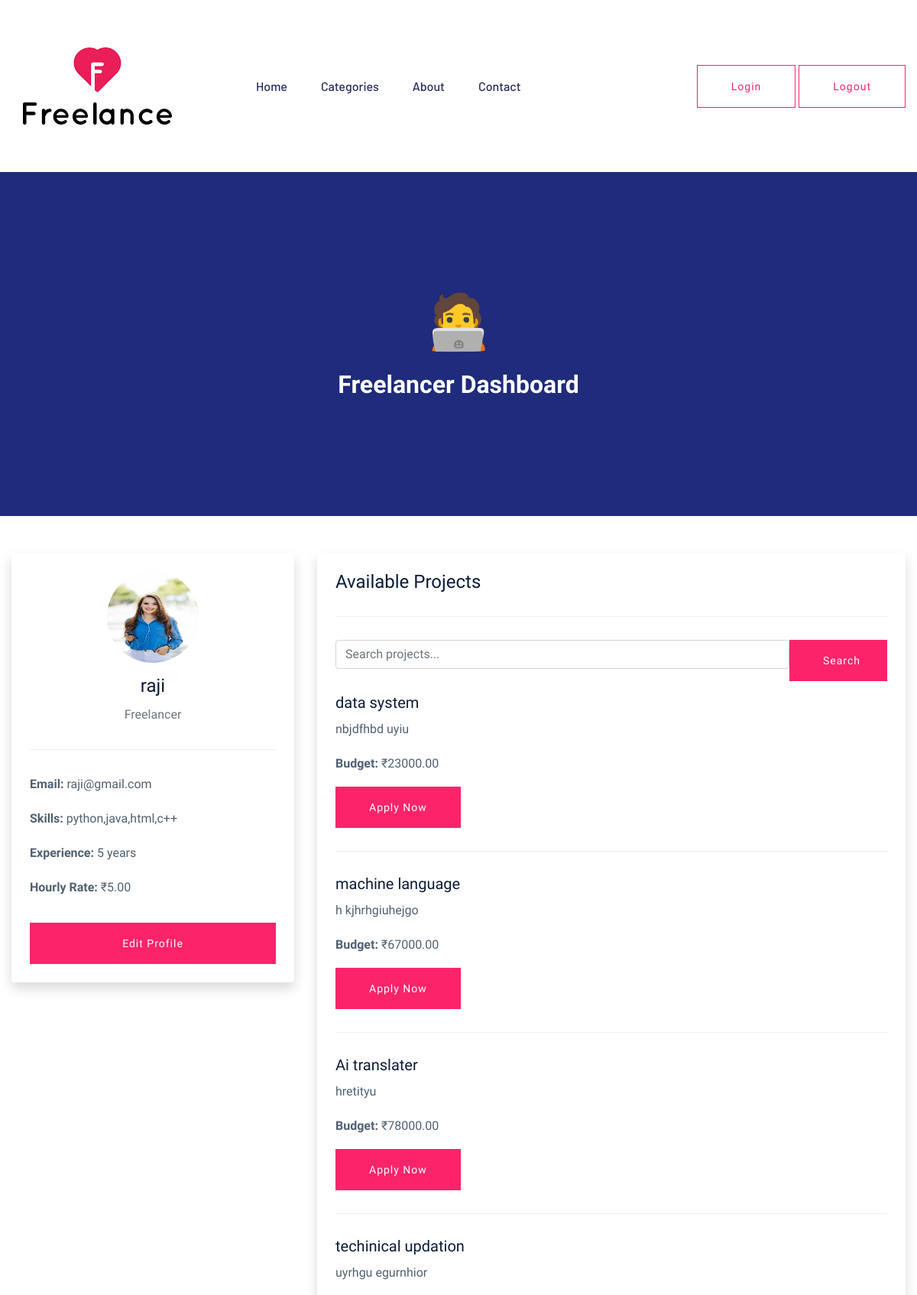
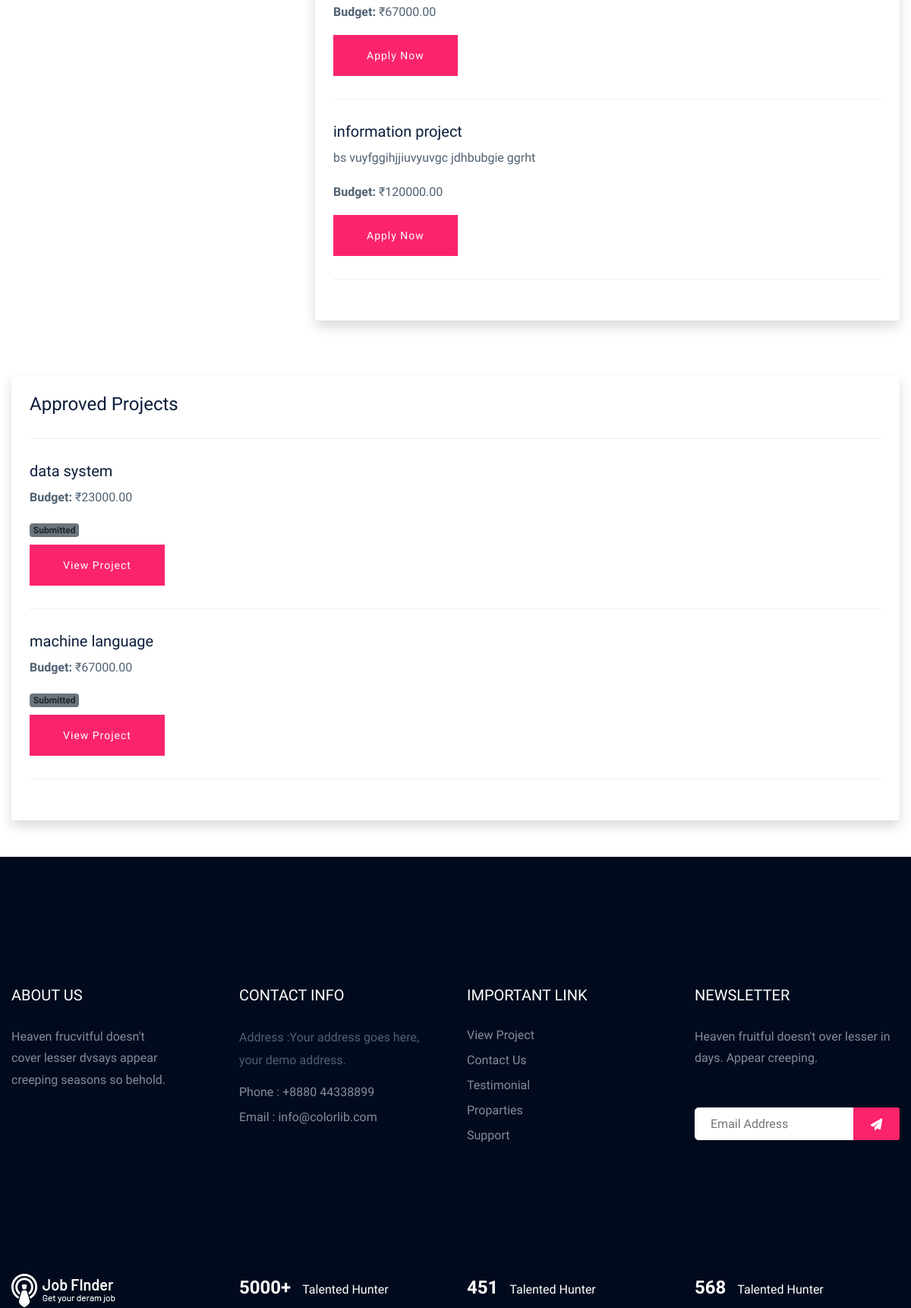
/dashboard/freelancer/dashboard/ (signed in, upper part), run on the app's committed database (2 pictures, top to bottom).
### accounts/models.py (models this page shows, shortened)
class FreelancerProfile(models.Model):
    user = models.OneToOneField(User, on_delete=models.CASCADE)
    profile_image = models.ImageField(upload_to='profiles/', blank=True, null=True)
    skills = models.TextField(null=True,blank=True)
    experience = models.IntegerField(null=True,blank=True)
    hourly_rate = models.DecimalField(max_digits=10, decimal_places=2,null=True,blank=True)

class User(AbstractUser):
    USER_TYPES = (
        ('admin', 'Admin'),
        ('client', 'Client'),
        ('freelancer', 'Freelancer'),
    )
    user_type = models.CharField(max_length=20, choices=USER_TYPES)
    is_approved = models.BooleanField(default=False)

### pages/models.py (models this page shows, shortened)
class Project(models.Model):
    client = models.ForeignKey('accounts.User', on_delete=models.CASCADE)
    category = models.ForeignKey(
        'Category',
        on_delete=models.CASCADE,
        related_name='projects',
        null=True,
        blank=True
    )
    title = models.CharField(max_length=255)
    description = models.TextField()
    budget = models.DecimalField(max_digits=10, decimal_places=2, null=True)
    deadline = models.DateField(null=True)
    created_at = models.DateTimeField(auto_now_add=True, null=True)
    status = models.CharField(
        max_length=20,
        choices=[
            ("Open", "Open"),
            ("Assigned", "Assigned"),
            ("Completed", "Completed"),
        ],
        default="Open"
    )
    assigned_freelancer = models.ForeignKey(
        'accounts.User',
        on_delete=models.SET_NULL,
        null=True,
        blank=True,
        related_name="assigned_projects"
    )
    is_paid = models.BooleanField(default=False)
    attachment = models.FileField(upload_to="project_files/", blank=True, null=True)

### dashboard/views.py (the view)
# urls.py: path("freelancer/dashboard/", views.freelancer_dashboard, name="freelancer_dashboard"),
@login_required
def freelancer_dashboard(request):
    if request.user.user_type != "freelancer":
        messages.error(request, "You do not have permission to access this page.")
        return redirect("home")
    profile, created = FreelancerProfile.objects.get_or_create(
        user=request.user
    )
    search_query = request.GET.get('search', '')
    available_projects = Project.objects.filter(status="Open")
    if search_query:
        available_projects = available_projects.filter(
            Q(title__icontains=search_query) |
            Q(description__icontains=search_query)
        )
    approved_proposals = Proposal.objects.filter(
        freelancer=request.user,
        status="approved"
    ).select_related("project")
    approved_projects = []
    for p in approved_proposals:
        has_submitted = ProjectSubmission.objects.filter(
            project=p.project,
            freelancer=request.user
        ).exists()
        approved_projects.append({
            "project": p.project,
            "has_submitted": has_submitted
        })
    return render(request, "dashboard/freelancer_dashboard.html", {
        "freelancer": profile,
        "available_projects": available_projects,
        "approved_projects": approved_projects,
    })

### templates/dashboard/freelancer_dashboard.html
{% extends "base.html" %}
{% load static %}
{% block content %}
<div class="slider-area">
    <div class="single-slider slider-height2 d-flex align-items-center"
         style="background:#1f2b7b; padding:70px 0;">
        <div class="container text-center">
            <div style="font-size:70px;">🧑‍💻</div>
            <h1 style="font-size:32px; font-weight:700; margin-top:10px; color:white;">
                Freelancer Dashboard
            </h1>
        </div>
    </div>
</div>
<div class="container py-5">
    <div class="row">
        <div class="col-lg-4 mb-4">
            <div class="p-4 shadow bg-white rounded">
                <div class="text-center mb-3">
                    {% if freelancer.profile_image %}
                        <img src="{{ freelancer.profile_image.url }}"
                             class="rounded-circle" width="120" height="120">
                    {% else %}
                        <img src="{% static 'assets/img/default-avatar.png' %}"
                             class="rounded-circle" width="120" height="120">
                    {% endif %}
                    <h4 class="mt-3">{{ user.username }}</h4>
                    <p class="text-muted">Freelancer</p>
                </div>
                <hr>
                <p><strong>Email:</strong> {{ user.email }}</p>
                <p><strong>Skills:</strong> {{ freelancer.skills }}</p>
                <p><strong>Experience:</strong> {{ freelancer.experience }} years</p>
                <p><strong>Hourly Rate:</strong> ₹{{ freelancer.hourly_rate }}</p>
                <a href="{% url 'edit_profile' %}" class="btn btn-primary w-100 mt-3">
                    Edit Profile
                </a>
            </div>
        </div>
        <div class="col-lg-8">
            <div class="p-4 shadow bg-white rounded mb-4">
                <h4>Available Projects</h4>
                <hr>
                <form method="GET" class="mb-3 d-flex gap-2">
                    <input type="text" name="search" class="form-control"
                           placeholder="Search projects..."
                           value="{{ request.GET.search }}">
                    <button type="submit" class="btn btn-primary">Search</button>
                </form>
                {% for project in available_projects %}
                    <div class="mb-3">
                        <h5>{{ project.title }}</h5>
                        <p>{{ project.description|slice:":120" }}{% if project.description|length > 120 %}...{% endif %}</p>
                        <p><strong>Budget:</strong> ₹{{ project.budget }}</p>
                        <a href="{% url 'apply_project' project.id %}"
                           class="btn btn-sm btn-primary">
                            Apply Now
                        </a>
                    </div>
                    <hr>
                {% empty %}
                    <p class="text-muted">No projects available now.</p>
                {% endfor %}
            </div>
        </div>
    </div>
</div>
<div class="container mb-5">
    <div class="p-4 shadow bg-white rounded">
        <h4>Approved Projects</h4>
        <hr>
        {% if approved_projects %}
            {% for p in approved_projects %}
                <div class="mb-4">
                    <h5>{{ p.project.title }}</h5>
                    <p><strong>Budget:</strong> ₹{{ p.project.budget }}</p>
                    {% if p.has_submitted %}
                        {% if p.project.submissions.last.status == "accepted" %}
                            <span class="badge bg-success">Accepted</span>
                        {% elif p.project.submissions.last.status == "revision" %}
                            <span class="badge bg-warning text-dark">Revision Required</span>
                        {% elif p.project.submissions.last.status == "rejected" %}
                            <span class="badge bg-danger">Rejected</span>
                        {% else %}
                            <span class="badge bg-secondary">Submitted</span>
                        {% endif %}
                    {% else %}
                        <span class="badge bg-info text-dark">Not Submitted</span>
                    {% endif %}
                    <div class="mt-2">
                        <a href="{% url 'view_freelancer_project' p.project.id %}"
                           class="btn btn-outline-primary btn-sm">
                            View Project
                        </a>
                    </div>
                </div>
                <hr>
            {% endfor %}
        {% else %}
            <p class="text-muted">No approved projects yet.</p>
        {% endif %}
    </div>
</div>
{% endblock %}

### data on the page
FreelancerProfile: profile_image (picture), skills "python,java,html,c++", experience "5", hourly_rate "5.00"
User: username "raji", email "raji@gmail.com"
Project: title "data system", description "nbjdfhbd uyiu", budget "23000.00", project "data system", project.budget "23000.00", shows "Submitted"
Project: title "machine language", description "h kjhrhgiuhejgo", budget "67000.00", project "machine language", project.budget "67000.00", shows "Submitted"
Project: title "Ai translater", description "hretityu", budget "78000.00"
Project: title "techinical updation", description "uyrhgu egurnhior", budget "67000.00"
Project: title "information project", description "bs vuyfggihjjiuvyuvgc jdhbubgie ggrht", budget "120000.00"
